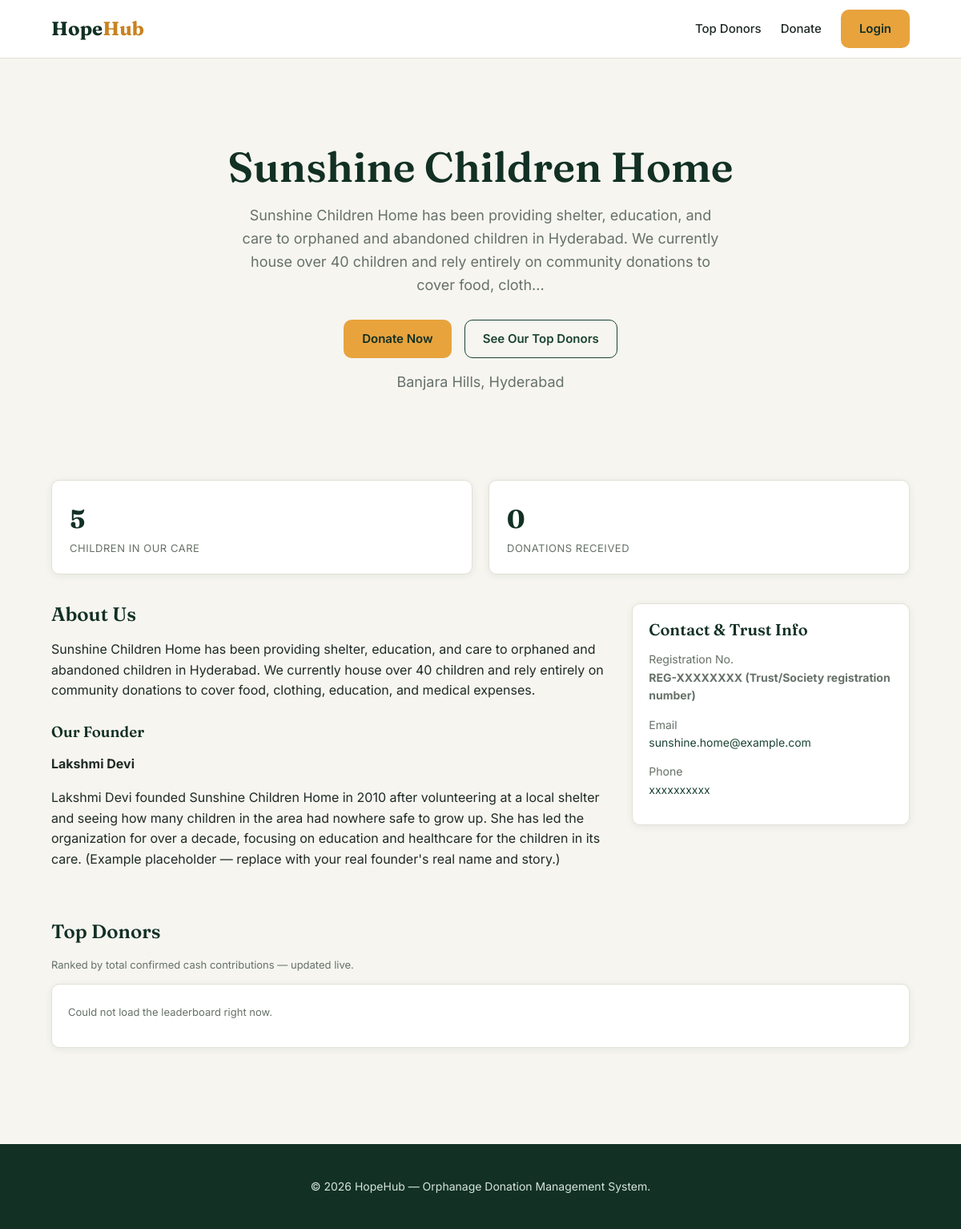
The page / on the database its author committed.
### tables this page shows
CREATE TABLE orphanage_profile (
    id                  INT PRIMARY KEY DEFAULT 1,
    name                VARCHAR(150) NOT NULL,
    address             VARCHAR(255) NOT NULL,
    description         TEXT,
    founder_name        VARCHAR(100) DEFAULT NULL,
    founder_bio         TEXT,
    registration_number VARCHAR(100) DEFAULT NULL,
    email               VARCHAR(150) DEFAULT NULL,
    mobile_number       VARCHAR(20) DEFAULT NULL,
    whatsapp_number     VARCHAR(20) DEFAULT NULL,
    image_path          VARCHAR(255) DEFAULT NULL,
    updated_at          TIMESTAMP DEFAULT CURRENT_TIMESTAMP ON UPDATE CURRENT_TIMESTAMP,
    CONSTRAINT single_row CHECK (id = 1)
);

### includes/auth_check.php (called while the page is built, shortened)
<?php
function current_user() {
    return $_SESSION['user'] ?? null;
}

### includes/functions.php (called while the page is built, shortened)
<?php
function clean($value) {
    return htmlspecialchars(trim($value ?? ''), ENT_QUOTES, 'UTF-8');
}
function getOrphanageProfile(PDO $pdo) {
    static $cached = null;
    if ($cached === null) {
        $stmt = $pdo->query("SELECT * FROM orphanage_profile WHERE id = 1");
        $cached = $stmt->fetch();
    }
    return $cached;
}

### index.php (the view, shortened to what this page needs)
<?php
require_once __DIR__ . '/config/db.php';
require_once __DIR__ . '/includes/functions.php';
require_once __DIR__ . '/includes/auth_check.php';
$org = getOrphanageProfile($pdo);
$stats = $pdo->query(
    "SELECT
        (SELECT COUNT(*) FROM donations WHERE status IN ('success','verified')) AS total_donations,
        (SELECT COUNT(*) FROM orphans) AS total_children"
)->fetch();
include __DIR__ . '/includes/header.php';
?>
<section class="hero">
    <h1><?= clean($org['name']) ?></h1>
    <p><?= clean(mb_strimwidth($org['description'], 0, 220, '...')) ?></p>
    <div class="hero-actions">
        <a href="/hopehub/donor/donate.php" class="btn btn-primary">Donate Now</a>
        <a href="#leaderboard" class="btn btn-outline">See Our Top Donors</a>
    </div>
    <p class="help-text" style="margin-top:16px;"><?= clean($org['address']) ?></p>
</section>
<section class="stats-row">
    <div class="stat-card">
        <div class="stat-value"><?= (int)$stats['total_children'] ?></div>
        <div class="stat-label">Children in Our Care</div>
    </div>
    <div class="stat-card">
        <div class="stat-value"><?= (int)$stats['total_donations'] ?></div>
        <div class="stat-label">Donations Received</div>
    </div>
</section>
<div class="two-col">
    <div>
        <h2>About Us</h2>
        <p><?= nl2br(clean($org['description'])) ?></p>
        <?php if (!empty($org['founder_name'])): ?>
        <h3 style="margin-top:28px;">Our Founder</h3>
        <p><strong><?= clean($org['founder_name']) ?></strong></p>
        <?php if (!empty($org['founder_bio'])): ?>
        <p><?= nl2br(clean($org['founder_bio'])) ?></p>
        <?php endif; ?>
        <?php endif; ?>
    </div>
    <div>
        <div class="card">
            <div class="card-body">
                <h3>Contact & Trust Info</h3>
                <?php if (!empty($org['registration_number'])): ?>
                    <p class="card-meta">Registration No.<br><strong><?= clean($org['registration_number']) ?></strong></p>
                <?php endif; ?>
                <?php if (!empty($org['email'])): ?>
                    <p class="card-meta">Email<br><a href="mailto:<?= clean($org['email']) ?>"><?= clean($org['email']) ?></a></p>
                <?php endif; ?>
                <?php if (!empty($org['mobile_number'])): ?>
                    <p class="card-meta">Phone<br><a href="tel:<?= clean($org['mobile_number']) ?>"><?= clean($org['mobile_number']) ?></a></p>
                <?php endif; ?>
            </div>
        </div>
    </div>
</div>
<section id="leaderboard" style="margin-top:48px;">
    <div class="section-title" style="margin-top:0;">
        <h2>Top Donors</h2>
    </div>
    <p class="help-text">Ranked by total confirmed cash contributions &mdash; updated live.</p>
    <div id="leaderboard-list" class="card">
    </div>
</section>
<?php include __DIR__ . '/includes/footer.php'; ?>

### includes/header.php (shortened to what this page needs)
<?php
$user = current_user();
?>
<!DOCTYPE html>
<html lang="en">
<head>
<link rel="stylesheet" href="/hopehub/assets/css/style.css">
</head>
<body>
<header class="site-header">
    <div class="container header-inner">
        <a href="/hopehub/index.php" class="logo">Hope<span>Hub</span></a>
        <nav class="main-nav">
            <a href="/hopehub/index.php#leaderboard">Top Donors</a>
            <a href="/hopehub/donor/donate.php">Donate</a>
            <?php if ($user && $user['role'] === 'donor'): ?>
                <a href="/hopehub/donor/dashboard.php">Dashboard</a>
                <a href="/hopehub/donor/donation_history.php">My Donations</a>
                <a href="/hopehub/donor/notifications.php">Notifications</a>
                <a href="/hopehub/auth/logout.php" class="btn btn-outline">Logout</a>
            <?php elseif ($user && $user['role'] === 'admin'): ?>
                <a href="/hopehub/admin/dashboard.php">Admin Dashboard</a>
                <a href="/hopehub/auth/logout.php" class="btn btn-outline">Logout</a>
            <?php else: ?>
                <a href="/hopehub/auth/login.php" class="btn btn-primary">Login</a>
            <?php endif; ?>
        </nav>
    </div>
</header>
<main class="container page-content">

### includes/footer.php (shortened to what this page needs)
</main>
<footer class="site-footer">
    <div class="container">
        <p>&copy; <?= date('Y') ?> HopeHub &mdash; Orphanage Donation Management System.</p>
    </div>
</footer>
</body>
</html>

### assets/css/style.css (style rules this page uses)
:root { --color-bg: #F6F5F0; --color-surface: #FFFFFF; --color-forest: #1B4332; --color-forest-dark: #123024; --color-marigold: #E8A33D; --color-marigold-dark: #C9821F; --color-text: #1F2A24; --color-muted: #667169; --color-border: #E3E0D6; --color-success-bg: #E7F5EC; --color-success-text: #1B4332; --color-error-bg: #FDEDEC; --color-error-text: #A3312B; --radius: 10px; --shadow: 0 2px 10px rgba(27, 67, 50, 0.07); --shadow-lg: 0 12px 32px rgba(27, 67, 50, 0.14); }
* { box-sizing: border-box; }
html { scroll-behavior: smooth; }
body { margin: 0; font-family: 'Inter', -apple-system, BlinkMacSystemFont, sans-serif; background: var(--color-bg); color: var(--color-text); line-height: 1.6; }
h1, h2, h3, h4 { font-family: 'Fraunces', Georgia, serif; font-weight: 600; line-height: 1.2; color: var(--color-forest-dark); margin: 0 0 0.5em; }
a { color: var(--color-forest); text-decoration: none; }
.container { max-width: 1120px; margin: 0 auto; padding: 0 24px; }
.site-header { background: var(--color-surface); border-bottom: 1px solid var(--color-border); position: sticky; top: 0; z-index: 50; }
.header-inner { display: flex; align-items: center; justify-content: space-between; height: 72px; }
.logo { font-family: 'Fraunces', serif; font-size: 24px; font-weight: 700; color: var(--color-forest-dark); }
.logo span { color: var(--color-marigold-dark); }
.main-nav { display: flex; align-items: center; gap: 24px; }
.main-nav a:not(.btn) { color: var(--color-text); font-weight: 500; font-size: 15px; }
.btn { display: inline-flex; align-items: center; justify-content: center; gap: 8px; padding: 11px 22px; border-radius: var(--radius); font-weight: 600; font-size: 15px; border: 1.5px solid transparent; cursor: pointer; transition: transform .12s ease, box-shadow .12s ease; }
.btn-primary { background: var(--color-marigold); color: var(--color-forest-dark); }
.btn-outline { background: transparent; border-color: var(--color-forest); color: var(--color-forest); }
.hero { padding: 72px 0 56px; text-align: center; }
.hero h1 { font-size: clamp(32px, 5vw, 52px); max-width: 780px; margin: 0 auto 16px; }
.hero p { font-size: 18px; color: var(--color-muted); max-width: 600px; margin: 0 auto 28px; }
.hero-actions { display: flex; gap: 16px; justify-content: center; flex-wrap: wrap; }
.card { background: var(--color-surface); border: 1px solid var(--color-border); border-radius: var(--radius); overflow: hidden; box-shadow: var(--shadow); transition: box-shadow .15s ease, transform .15s ease; }
.card-body { padding: 20px; }
.card h3 { font-size: 20px; margin-bottom: 6px; }
.card-meta { color: var(--color-muted); font-size: 14px; margin-bottom: 12px; }
.help-text { font-size: 13px; color: var(--color-muted); margin-top: 4px; }
.stats-row { display: grid; grid-template-columns: repeat(auto-fit, minmax(200px, 1fr)); gap: 20px; margin: 24px 0 36px; }
.stat-card { background: var(--color-surface); border: 1px solid var(--color-border); border-radius: var(--radius); padding: 22px; box-shadow: var(--shadow); }
.stat-card .stat-value { font-family: 'Fraunces', serif; font-size: 32px; font-weight: 700; color: var(--color-forest-dark); }
.stat-card .stat-label { color: var(--color-muted); font-size: 13px; text-transform: uppercase; letter-spacing: .04em; }
.page-content { min-height: 60vh; padding: 32px 24px 60px; }
.section-title { display: flex; align-items: baseline; justify-content: space-between; margin-top: 40px; }
.two-col { display: grid; grid-template-columns: 2fr 1fr; gap: 32px; }
.site-footer { background: var(--color-forest-dark); color: #D6E4DA; padding: 28px 0; margin-top: 60px; text-align: center; font-size: 14px; }

### rows shown on the page
orphanage_profile: name "Sunshine Children Home", description "Sunshine Children Home has been providing shelter, education, and care to orphaned and abandoned children in Hyderabad. We currently house over 40 children and rely entirely on community donations to cover food, cloth...", address "Banjara Hills, Hyderabad", description "Sunshine Children Home has been providing shelter, education, and care to orphaned and abandoned children in Hyderabad. We currently house over 40 children and rely entirely on community donations to cover food, clothing, education, and medical expenses.", founder_name "Lakshmi Devi", founder_bio "Lakshmi Devi founded Sunshine Children Home in 2010 after volunteering at a local shelter and seeing how many children in the area had nowhere safe to grow up. She has led the organization for over a decade, focusing on education and healthcare for the children in its care. (Example placeholder — replace with your real founder's real name and story.)", registration_number "REG-XXXXXXXX (Trust/Society registration number)", email "sunshine.home@example.com", mobile_number "xxxxxxxxxx"

### other values the page prints
$stats['total_children'] "5"
$stats['total_donations'] "0"
